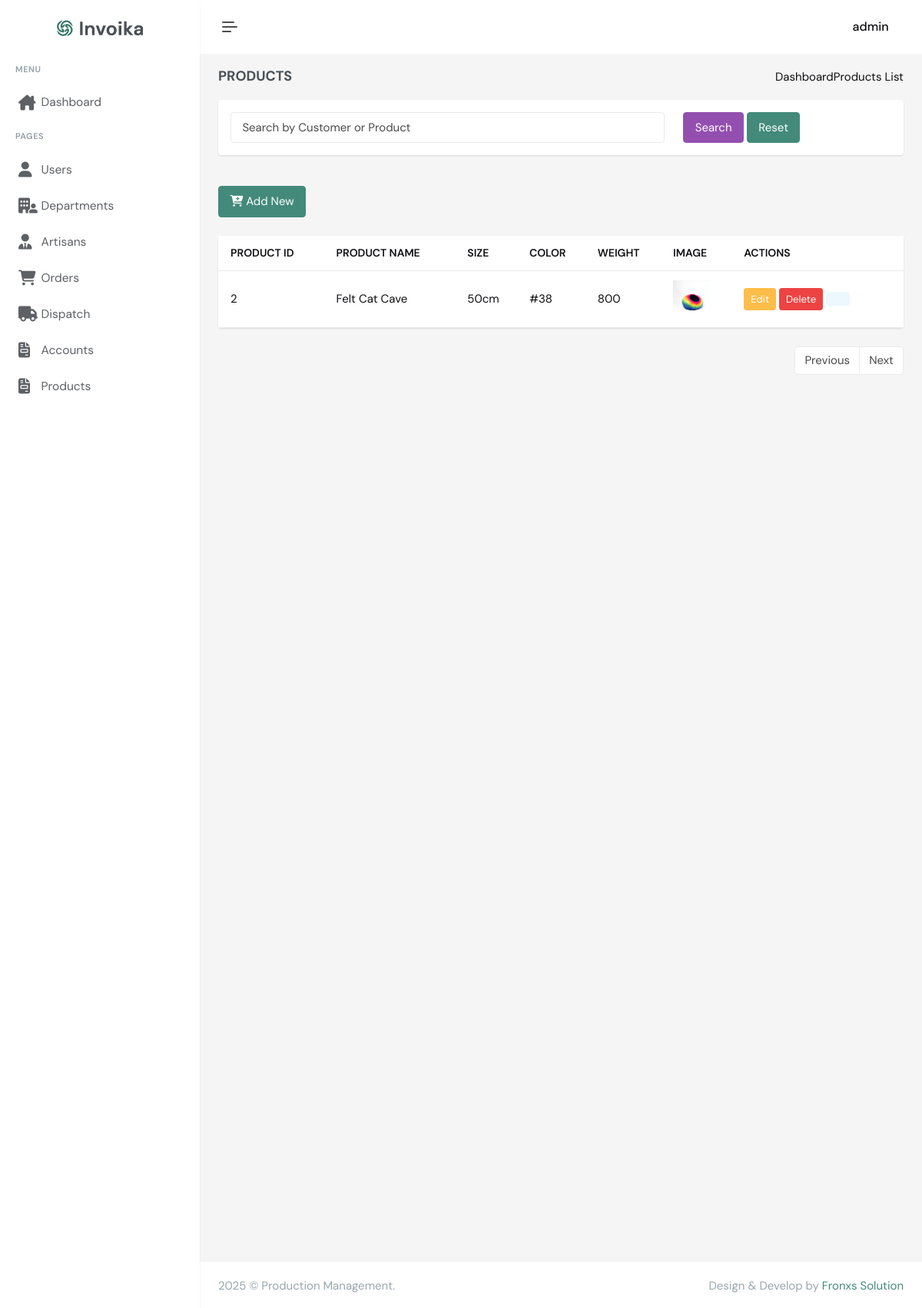
The page /products.php (signed in) on the database its author committed.
### tables this page shows
CREATE TABLE `users` (
  `UserID` int(11) NOT NULL,
  `Username` varchar(100) NOT NULL,
  `Password` varchar(255) NOT NULL,
  `Role` enum('Admin','Manager','Quality Control','Dispatch','Accounts') NOT NULL,
  `is_delete` tinyint(4) NOT NULL DEFAULT '0' COMMENT '0:not delete 1:delete',
  `created_at` timestamp NOT NULL DEFAULT CURRENT_TIMESTAMP,
  `updateed_at` timestamp NOT NULL DEFAULT CURRENT_TIMESTAMP
);

CREATE TABLE `products` (
  `ProductID` int(11) NOT NULL,
  `ProductName` varchar(255) NOT NULL,
  `ProductSize` varchar(50) DEFAULT NULL,
  `ProductColor` varchar(50) DEFAULT NULL,
  `ProductWeight` varchar(50) DEFAULT NULL,
  `ProductImage` varchar(255) DEFAULT NULL,
  `created_at` timestamp NOT NULL DEFAULT CURRENT_TIMESTAMP
);

### products.php (the view, shortened to what this page needs)
<?php
include "config.php";
include "assets/includes/header.php";
?>
<div class="main-content">
    <div class="page-content">
        <div class="container-fluid">
            <div class="row">
                <div class="col-12">
                    <div class="page-title-box d-sm-flex align-items-center justify-content-between">
                        <h4 class="mb-sm-0">Products</h4>
                        <div class="page-title-right">
                            <ol class="breadcrumb m-0">
                                <li class="breadcrumb-item"><a href="dashboard">Dashboard</a></li>
                                <li class=" active"><i class="las la-angle-right"></i>Products List</li>
                            </ol>
                        </div>
                    </div>
                </div>
            </div>
            <div class="row pb-4 gy-3">
                <div class="col-xl-12">
                    <div class="card">
                        <div class="card-body">
                            <form method="get">
                                <div class="row">
                                    <div class="col-8">
                                        <div class="form-group">
                                            <input type="text" class="form-control" name="search_query" value="<?php echo isset($_GET['search_query']) ? htmlspecialchars($_GET['search_query']) : ''; ?>" placeholder="Search by Customer or Product">
                                        </div>
                                    </div>
                                    <div class="col-4">
                                        <button class="btn btn-success" type="submit">Search</button>
                                        <a href="orders" class="btn btn-primary">Reset</a>
                                    </div>
                                </div>
                            </form>
                        </div>
                    </div>
                </div>
                <?php
                if ($_SESSION['Role'] == 'Admin') {
                ?>
                    <div class="col-sm-4">
                        <button class="btn btn-primary addPayment-modal" data-bs-toggle="modal" data-bs-target="#addProductModal"><i class="fa-solid fa-cart-plus"></i> Add New</button>
                    </div>
                <?php } ?>
            </div>
            <?php if ($_SESSION['Role'] == 'Admin' || $_SESSION['Role'] == 'Quality Control' || $_SESSION['Role'] == 'Manager') { ?>
                <div class="row">
                    <div class="col-xl-12">
                        <div class="card">
                            <div class="card-body">
                                <div class="table-responsive table-card">
                                    <table class="table table-hover table-nowrap align-middle mb-0">
                                        <thead>
                                            <tr class="text-muted text-uppercase">
                                                <th scope="col">Product ID</th>
                                                <th scope="col">Product Name</th>
                                                <th scope="col">Size</th>
                                                <th scope="col">Color</th>
                                                <th scope="col">Weight</th>
                                                <th scope="col">Image</th>
                                                <th scope="col">Actions</th>
                                            </tr>
                                        </thead>
                                        <tbody>
                                            <?php
                                            $sql = "SELECT * FROM products";
                                            $result = mysqli_query($conn, $sql);
                                            if (mysqli_num_rows($result) > 0) {
                                                while ($row = mysqli_fetch_assoc($result)) {
                                                    echo "<tr>";
                                                    echo "<td>" . $row['ProductID'] . "</td>";
                                                    echo "<td>" . $row['ProductName'] . "</td>";
                                                    echo "<td>" . $row['ProductSize'] . "</td>";
                                                    echo "<td>" . $row['ProductColor'] . "</td>";
                                                    echo "<td>" . $row['ProductWeight'] . "</td>";
                                                    echo "<td><img src='uploads/" . htmlspecialchars($row['ProductImage']) . "' alt='" . htmlspecialchars($row['ProductName']) . "' width='50'></td>";
                                                    echo "<td>
                                                            <button class='btn btn-warning btn-sm edit-btn' data-bs-toggle='modal' data-bs-target='#editProductModal' data-id='" . $row['ProductID'] . "'>Edit</button>
                                                            <button class='btn btn-danger btn-sm delete-btn' data-id='" . $row['ProductID'] . "'>Delete</button>
                                                            <button class='btn btn-soft-info' data-bs-toggle='modal' data-bs-target='#pdfPreviewModal' data-product-id=' " . $row['ProductID'] . "'><i class='bx bx-printer fs-22'></i></button>
                                                            </td>";
                                                    echo "</tr>";
                                                }
                                            }
                                            ?>
                                        </tbody>
                                    </table>
                                </div>
                            </div>
                        </div>
                    </div>
                </div>
                <div class="row align-items-center mb-4 gy-3">
                    <div class="col-sm-auto ms-auto">
                        <nav aria-label="...">
                            <ul class="pagination mb-0">
                                <li class="page-item <?php if ($current_page <= 1) echo 'disabled'; ?>">
                                    <a class="page-link" href="?page=<?php echo $current_page - 1; ?>">Previous</a>
                                </li>
                                <li class="page-item <?php if ($current_page >= $total_pages) echo 'disabled'; ?>">
                                    <a class="page-link" href="?page=<?php echo $current_page + 1; ?>">Next</a>
                                </li>
                            </ul>
                        </nav>
                    </div>
                </div>
            <?php } ?>
        </div>
    </div>
    <?php
    include "assets/includes/footer.php";
    ?>

### assets/includes/header.php (shortened to what this page needs)
<!doctype html>
<html lang="en" data-layout="vertical" data-topbar="light" data-sidebar="light" data-sidebar-size="lg" data-sidebar-image="none" data-preloader="disable">
<head>
    <link href="assets/libs/jsvectormap/css/jsvectormap.min.css" rel="stylesheet" type="text/css" />
    <link href="assets/css/bootstrap.min.css" rel="stylesheet" type="text/css" />
    <link href="assets/css/icons.min.css" rel="stylesheet" type="text/css" />
    <link href="assets/css/app.min.css" rel="stylesheet" type="text/css" />
    <link rel="stylesheet" href="https://cdnjs.cloudflare.com/ajax/libs/font-awesome/6.6.0/css/all.min.css" />
</head>
<body>
    <div id="layout-wrapper">
        <header id="page-topbar">
            <div class="layout-width">
                <div class="navbar-header">
                    <div class="d-flex">
                        <button type="button"
                            class="btn btn-sm px-3 fs-16 header-item vertical-menu-btn topnav-hamburger"
                            id="topnav-hamburger-icon">
                            <span class="hamburger-icon">
                                <span></span>
                                <span></span>
                                <span></span>
                            </span>
                        </button>
                    </div>
                    <div class="d-flex align-items-center">
                        <div class="dropdown header-item">
                            <button type="button" class="btn" id="page-header-user-dropdown" data-bs-toggle="dropdown"
                                aria-haspopup="true" aria-expanded="false">
                                <span class="d-flex align-items-center">
                                    <span class="text-start ms-xl-2">
                                        <?php
                                        $sql = "SELECT * FROM users WHERE UserID = {$_SESSION['UserID']}";
                                        $result = mysqli_query($conn, $sql);
                                        $row = mysqli_fetch_assoc($result);
                                        ?>
                                        <span class="d-none d-xl-inline-block fw-medium user-name-text fs-16"><?php echo $row['Username'] ?>
                                            <i class="las la-angle-down fs-12 ms-1"></i></span>
                                    </span>
                                </span>
                            </button>
                        </div>
                    </div>
                </div>
            </div>
        </header>
        <div class="app-menu navbar-menu">
            <div class="navbar-brand-box">
                <a href="dashboard" class="logo logo-dark">
                    <span class="logo-lg">
                        <img src="assets/images/logo-dark.png" alt="" height="21">
                    </span>
                </a>
            </div>
            <div id="scrollbar">
                <div class="container-fluid">
                    <ul class="navbar-nav" id="navbar-nav">
                        <li class="menu-title"><span data-key="t-menu">Menu</span></li>
                        <li class="nav-item">
                            <a class="nav-link menu-link" href="dashboard">
                                <i class="fa-solid fa-house-chimney"></i> <span data-key="t-dashboard">Dashboard</span>
                            </a>
                        </li>
                        <li class="menu-title"><i class='bx bx-dots-horizontal-rounded'></i> <span data-key="t-pages">Pages</span></li>
                        <?php if ($_SESSION['Role'] == 'Admin') { ?>
                            <li class="nav-item">
                                <a class="nav-link menu-link" href="users">
                                    <i class="fa-solid fa-user"></i><span data-key="t-users">Users</span>
                                </a>
                            </li>
                            <li class="nav-item">
                                <a class="nav-link menu-link" href="departments">
                                    <i class="fa-solid fa-building-user"></i> <span data-key="t-departments">Departments</span>
                                </a>
                            </li>
                            <li class="nav-item">
                                <a class="nav-link menu-link" href="artisans">
                                    <i class="fa-solid fa-user-tie"></i> <span data-key="t-artisans">Artisans</span>
                                </a>
                            </li>
                        <?php } ?>
                        <?php if ($_SESSION['Role'] == 'Admin' || $_SESSION['Role'] == 'Quality Control' || $_SESSION['Role'] == 'Manager') { ?>
                            <li class="nav-item">
                                <a class="nav-link menu-link" href="orders">
                                    <i class="fa-solid fa-cart-shopping"></i> <span data-key="t-orders">Orders</span>
                                </a>
                            </li>
                        <?php } ?>
                        <?php if ($_SESSION['Role'] == 'Admin' || $_SESSION['Role'] == 'Quality Control') { ?>
                            <li class="nav-item">
                                <a class="nav-link menu-link" href="dispatch">
                                    <i class="fa-solid fa-truck"></i> <span data-key="t-dispatch">Dispatch</span>
                                </a>
                            </li>
                        <?php } ?>
                        <?php if ($_SESSION['Role'] == 'Admin' || $_SESSION['Role'] == 'Accounts') { ?>
                            <li class="nav-item">
                                <a class="nav-link menu-link" href="accounts">
                                    <i class="fa-solid fa-file-invoice"></i> <span data-key="t-accounts">Accounts</span>
                                </a>
                            </li>
                        <?php } ?>
                        <?php if ($_SESSION['Role'] == 'Admin' || $_SESSION['Role'] == 'Products') { ?>
                            <li class="nav-item">
                                <a class="nav-link menu-link" href="products">
                                    <i class="fa-solid fa-file-invoice"></i> <span data-key="t-products">Products</span>
                                </a>
                            </li>
                        <?php } ?>
                    </ul>
                </div>
            </div>
        </div>

### rows shown on the page
users: Username "admin"
products: ProductID "2", ProductName "Felt Cat Cave", ProductSize "50cm", ProductColor "#38", ProductWeight "800", ProductImage (picture)
